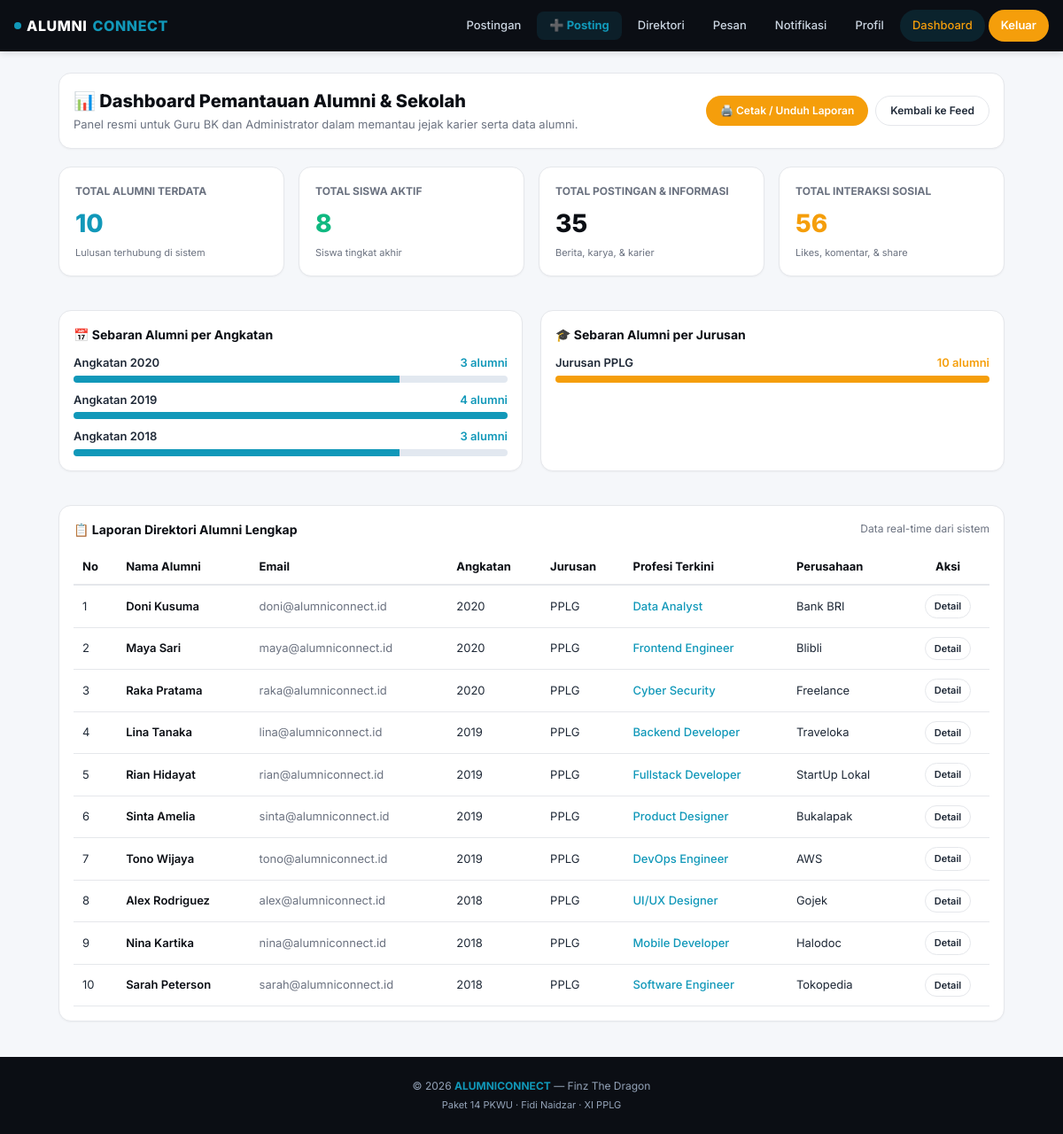
Page /admin/dashboard.php (signed in) on the committed database.
### tables this page shows
CREATE TABLE `users` (
  `id` bigint NOT NULL AUTO_INCREMENT,
  `username` varchar(50) NOT NULL,
  `email` varchar(100) NOT NULL,
  `password` varchar(255) NOT NULL,
  `role_id` bigint NOT NULL,
  `created_at` timestamp NULL DEFAULT CURRENT_TIMESTAMP,
  PRIMARY KEY (`id`),
  UNIQUE KEY `username` (`username`),
  UNIQUE KEY `email` (`email`),
  KEY `role_id` (`role_id`),
  CONSTRAINT `users_ibfk_1` FOREIGN KEY (`role_id`) REFERENCES `roles` (`id`)
);

CREATE TABLE `profiles` (
  `id` bigint NOT NULL AUTO_INCREMENT,
  `user_id` bigint NOT NULL,
  `nama` varchar(100) DEFAULT NULL,
  `foto` varchar(255) DEFAULT NULL,
  `bio` text,
  PRIMARY KEY (`id`),
  UNIQUE KEY `user_id` (`user_id`),
  CONSTRAINT `profiles_ibfk_1` FOREIGN KEY (`user_id`) REFERENCES `users` (`id`) ON DELETE CASCADE
);

CREATE TABLE `alumni_profiles` (
  `id` bigint NOT NULL AUTO_INCREMENT,
  `user_id` bigint NOT NULL,
  `angkatan` varchar(10) DEFAULT NULL,
  `tahun_lulus` year DEFAULT NULL,
  `jurusan` varchar(50) DEFAULT NULL,
  `profesi` varchar(100) DEFAULT NULL,
  `perusahaan` varchar(100) DEFAULT NULL,
  PRIMARY KEY (`id`),
  UNIQUE KEY `user_id` (`user_id`),
  CONSTRAINT `alumni_profiles_ibfk_1` FOREIGN KEY (`user_id`) REFERENCES `users` (`id`) ON DELETE CASCADE
);

### includes/functions.php (called while the page is built, shortened)
<?php
function baseUrl($path = '') {
    $base = '/alumniconnect';
    return $base . '/' . ltrim($path, '/');
}
function e($str) {
    return htmlspecialchars($str ?? '', ENT_QUOTES, 'UTF-8');
}

### admin/dashboard.php (the view, shortened to what this page needs)
<?php
require_once __DIR__ . '/../includes/functions.php';
require_once __DIR__ . '/../config/database.php';
$totalAlumni = $conn->query("SELECT COUNT(*) AS total FROM users WHERE role_id = 4")->fetch_assoc()['total'];
$totalSiswa  = $conn->query("SELECT COUNT(*) AS total FROM users WHERE role_id = 3")->fetch_assoc()['total'];
$totalPosts  = $conn->query("SELECT COUNT(*) AS total FROM posts")->fetch_assoc()['total'];
$totalInteractions = $conn->query("
    SELECT
        (SELECT COUNT(*) FROM likes) +
        (SELECT COUNT(*) FROM comments) +
        (SELECT COUNT(*) FROM shares) AS total
")->fetch_assoc()['total'];
$alumniPerAngkatan = $conn->query("
    SELECT angkatan, COUNT(*) AS jumlah
    FROM alumni_profiles
    WHERE angkatan IS NOT NULL AND angkatan <> ''
    GROUP BY angkatan
    ORDER BY angkatan DESC
")->fetch_all(MYSQLI_ASSOC);
$alumniPerJurusan = $conn->query("
    SELECT jurusan, COUNT(*) AS jumlah
    FROM alumni_profiles
    WHERE jurusan IS NOT NULL AND jurusan <> ''
    GROUP BY jurusan
    ORDER BY jumlah DESC
")->fetch_all(MYSQLI_ASSOC);
$alumniTable = $conn->query("
    SELECT
        u.id, u.username, u.email,
        p.nama,
        ap.angkatan, ap.jurusan, ap.profesi, ap.perusahaan
    FROM users u
    JOIN roles r ON r.id = u.role_id
    LEFT JOIN profiles p ON p.user_id = u.id
    LEFT JOIN alumni_profiles ap ON ap.user_id = u.id
    WHERE r.nama_role = 'alumni'
    ORDER BY ap.angkatan DESC, p.nama ASC
")->fetch_all(MYSQLI_ASSOC);
include __DIR__ . '/../includes/header.php';
?>
<div class="container" style="max-width:1100px; margin-top:24px;">
  <div class="card" style="margin-bottom:20px; display:flex; justify-content:space-between; align-items:center; flex-wrap:wrap; gap:12px;">
    <div>
      <h2 style="font-size:20px; font-weight:800; color:var(--navy);">📊 Dashboard Pemantauan Alumni & Sekolah</h2>
      <p style="font-size:13px; color:var(--text-muted); margin-top:2px;">
        Panel resmi untuk Guru BK dan Administrator dalam memantau jejak karier serta data alumni.
      </p>
    </div>
    <div style="display:flex; gap:8px;">
      <button onclick="window.print()" class="btn btn-primary btn-sm">🖨️ Cetak / Unduh Laporan</button>
      <a href="<?= baseUrl('pages/feed.php') ?>" class="btn btn-outline btn-sm">Kembali ke Feed</a>
    </div>
  </div>
  <div style="display:grid; grid-template-columns: repeat(auto-fit, minmax(200px, 1fr)); gap:16px; margin-bottom:24px;">
    <div class="card" style="padding:18px;">
      <div style="font-size:12px; font-weight:700; color:var(--text-muted); text-transform:uppercase;">Total Alumni Terdata</div>
      <div style="font-size:28px; font-weight:800; color:var(--primary); margin-top:6px;"><?= $totalAlumni ?></div>
      <div style="font-size:11px; color:var(--text-muted); margin-top:4px;">Lulusan terhubung di sistem</div>
    </div>
    <div class="card" style="padding:18px;">
      <div style="font-size:12px; font-weight:700; color:var(--text-muted); text-transform:uppercase;">Total Siswa Aktif</div>
      <div style="font-size:28px; font-weight:800; color:#10B981; margin-top:6px;"><?= $totalSiswa ?></div>
      <div style="font-size:11px; color:var(--text-muted); margin-top:4px;">Siswa tingkat akhir</div>
    </div>
    <div class="card" style="padding:18px;">
      <div style="font-size:12px; font-weight:700; color:var(--text-muted); text-transform:uppercase;">Total Postingan & Informasi</div>
      <div style="font-size:28px; font-weight:800; color:var(--navy); margin-top:6px;"><?= $totalPosts ?></div>
      <div style="font-size:11px; color:var(--text-muted); margin-top:4px;">Berita, karya, & karier</div>
    </div>
    <div class="card" style="padding:18px;">
      <div style="font-size:12px; font-weight:700; color:var(--text-muted); text-transform:uppercase;">Total Interaksi Sosial</div>
      <div style="font-size:28px; font-weight:800; color:var(--orange); margin-top:6px;"><?= $totalInteractions ?></div>
      <div style="font-size:11px; color:var(--text-muted); margin-top:4px;">Likes, komentar, & share</div>
    </div>
  </div>
  <div style="display:grid; grid-template-columns: repeat(auto-fit, minmax(320px, 1fr)); gap:20px; margin-bottom:24px;">
    <div class="card">
      <div class="card-header">
        <span class="card-title">📅 Sebaran Alumni per Angkatan</span>
      </div>
      <div style="display:flex; flex-direction:column; gap:10px;">
        <?php foreach ($alumniPerAngkatan as $a): ?>
          <div>
            <div style="display:flex; justify-content:space-between; font-size:13px; font-weight:600; margin-bottom:4px;">
              <span>Angkatan <?= e($a['angkatan']) ?></span>
              <span style="color:var(--primary);"><?= $a['jumlah'] ?> alumni</span>
            </div>
            <div style="background:#E2E8F0; border-radius:10px; height:8px; overflow:hidden;">
              <div style="background:var(--primary); height:100%; width: <?= min(100, $a['jumlah'] * 25) ?>%;"></div>
            </div>
          </div>
        <?php endforeach; ?>
      </div>
    </div>
    <div class="card">
      <div class="card-header">
        <span class="card-title">🎓 Sebaran Alumni per Jurusan</span>
      </div>
      <div style="display:flex; flex-direction:column; gap:10px;">
        <?php foreach ($alumniPerJurusan as $j): ?>
          <div>
            <div style="display:flex; justify-content:space-between; font-size:13px; font-weight:600; margin-bottom:4px;">
              <span>Jurusan <?= e($j['jurusan']) ?></span>
              <span style="color:var(--orange);"><?= $j['jumlah'] ?> alumni</span>
            </div>
            <div style="background:#E2E8F0; border-radius:10px; height:8px; overflow:hidden;">
              <div style="background:var(--orange); height:100%; width: <?= min(100, $j['jumlah'] * 20) ?>%;"></div>
            </div>
          </div>
        <?php endforeach; ?>
      </div>
    </div>
  </div>
  <div class="card">
    <div class="card-header">
      <span class="card-title">📋 Laporan Direktori Alumni Lengkap</span>
      <span style="font-size:12px; color:var(--text-muted);">Data real-time dari sistem</span>
    </div>
    <div style="overflow-x:auto;">
      <table style="width:100%; border-collapse:collapse; text-align:left; font-size:13px;">
        <thead>
          <tr style="border-bottom:2px solid var(--border); color:var(--navy); font-weight:700;">
            <th style="padding:10px;">No</th>
            <th style="padding:10px;">Nama Alumni</th>
            <th style="padding:10px;">Email</th>
            <th style="padding:10px;">Angkatan</th>
            <th style="padding:10px;">Jurusan</th>
            <th style="padding:10px;">Profesi Terkini</th>
            <th style="padding:10px;">Perusahaan</th>
            <th style="padding:10px; text-align:center;">Aksi</th>
          </tr>
        </thead>
        <tbody>
          <?php $no = 1; foreach ($alumniTable as $row): ?>
            <tr style="border-bottom:1px solid var(--border);">
              <td style="padding:10px;"><?= $no++ ?></td>
              <td style="padding:10px; font-weight:600; color:var(--navy);"><?= e($row['nama'] ?? $row['username']) ?></td>
              <td style="padding:10px; color:var(--text-muted);"><?= e($row['email']) ?></td>
              <td style="padding:10px;"><?= e($row['angkatan'] ?? '-') ?></td>
              <td style="padding:10px;"><?= e($row['jurusan'] ?? '-') ?></td>
              <td style="padding:10px; font-weight:500; color:var(--primary);"><?= e($row['profesi'] ?? '-') ?></td>
              <td style="padding:10px;"><?= e($row['perusahaan'] ?? '-') ?></td>
              <td style="padding:10px; text-align:center;">
                <a href="<?= baseUrl('pages/profile.php?id=' . $row['id']) ?>" class="btn btn-outline btn-sm" style="padding:4px 10px; font-size:11px;">
                  Detail
                </a>
              </td>
            </tr>
          <?php endforeach; ?>
        </tbody>
      </table>
    </div>
  </div>
</div>
<?php include __DIR__ . '/../includes/footer.php'; ?>

### assets/css/style.css (style rules this page uses)
:root { --primary: #1198B9; --primary-dark: #0d7fa0; --primary-light: #E6F4F8; --navy: #0B0E14; --navy-2: #11151A; --orange: #F59E0B; --orange-dark: #d97706; --orange-light: #FEF3E2; --bg: #F5F7FA; --white: #FFFFFF; --text: #1F2937; --text-muted: #6B7280; --border: #E5E7EB; --shadow-sm: 0 1px 2px rgba(0,0,0,0.04); --shadow: 0 2px 8px rgba(0,0,0,0.06); --shadow-md: 0 4px 16px rgba(0,0,0,0.08); --radius: 14px; --radius-sm: 10px; --radius-pill: 999px; }
* { margin: 0; padding: 0; box-sizing: border-box; }
html { scroll-behavior: smooth; }
body { font-family: 'Inter', 'Segoe UI', Arial, sans-serif; background: var(--bg); color: var(--text); font-size: 14px; line-height: 1.5; -webkit-font-smoothing: antialiased; padding-bottom: 80px; }
@media (min-width: 992px) { body { padding-bottom: 0; } }
a { color: inherit; text-decoration: none; }
button, input, textarea, select { font-family: inherit; font-size: inherit; }
.container { max-width: 1200px; margin: 0 auto; padding: 0 16px; }
.btn { display: inline-flex; align-items: center; justify-content: center; gap: 6px; padding: 10px 20px; border-radius: var(--radius-pill); font-weight: 600; font-size: 13px; border: none; cursor: pointer; transition: all 0.2s; text-align: center; white-space: nowrap; }
.btn-primary { background: var(--orange); color: white; }
.btn-outline { background: transparent; border: 1.5px solid var(--border); color: var(--text); }
.btn-sm { padding: 7px 16px; font-size: 12px; }
.card { background: white; border-radius: var(--radius); border: 1px solid var(--border); padding: 16px; box-shadow: var(--shadow-sm); margin-bottom: 14px; }
.card-header { display: flex; justify-content: space-between; align-items: center; margin-bottom: 12px; }
.card-title { font-size: 14px; font-weight: 700; color: var(--navy); }

### rows in the picture
users: profiles.nama "Doni Kusuma", email "doni@alumniconnect.id", alumni_profiles.angkatan "2020", alumni_profiles.jurusan "PPLG", alumni_profiles.profesi "Data Analyst", alumni_profiles.perusahaan "Bank BRI"
users: profiles.nama "Maya Sari", email "maya@alumniconnect.id", alumni_profiles.angkatan "2020", alumni_profiles.jurusan "PPLG", alumni_profiles.profesi "Frontend Engineer", alumni_profiles.perusahaan "Blibli"
users: profiles.nama "Raka Pratama", email "raka@alumniconnect.id", alumni_profiles.angkatan "2020", alumni_profiles.jurusan "PPLG", alumni_profiles.profesi "Cyber Security", alumni_profiles.perusahaan "Freelance"
users: profiles.nama "Lina Tanaka", email "lina@alumniconnect.id", alumni_profiles.angkatan "2019", alumni_profiles.jurusan "PPLG", alumni_profiles.profesi "Backend Developer", alumni_profiles.perusahaan "Traveloka"
users: profiles.nama "Rian Hidayat", email "rian@alumniconnect.id", alumni_profiles.angkatan "2019", alumni_profiles.jurusan "PPLG", alumni_profiles.profesi "Fullstack Developer", alumni_profiles.perusahaan "StartUp Lokal"
users: profiles.nama "Sinta Amelia", email "sinta@alumniconnect.id", alumni_profiles.angkatan "2019", alumni_profiles.jurusan "PPLG", alumni_profiles.profesi "Product Designer", alumni_profiles.perusahaan "Bukalapak"
users: profiles.nama "Tono Wijaya", email "tono@alumniconnect.id", alumni_profiles.angkatan "2019", alumni_profiles.jurusan "PPLG", alumni_profiles.profesi "DevOps Engineer", alumni_profiles.perusahaan "AWS"
users: profiles.nama "Alex Rodriguez", email "alex@alumniconnect.id", alumni_profiles.angkatan "2018", alumni_profiles.jurusan "PPLG", alumni_profiles.profesi "UI/UX Designer", alumni_profiles.perusahaan "Gojek"
users: profiles.nama "Nina Kartika", email "nina@alumniconnect.id", alumni_profiles.angkatan "2018", alumni_profiles.jurusan "PPLG", alumni_profiles.profesi "Mobile Developer", alumni_profiles.perusahaan "Halodoc"
users: profiles.nama "Sarah Peterson", email "sarah@alumniconnect.id", alumni_profiles.angkatan "2018", alumni_profiles.jurusan "PPLG", alumni_profiles.profesi "Software Engineer", alumni_profiles.perusahaan "Tokopedia"

### other values in the picture
$totalAlumni "10"
$totalSiswa "8"
$totalPosts "35"
$totalInteractions "56"
$a['angkatan'] "2020"
$a['jumlah'] "3"
$a['angkatan'] "2019"
$a['jumlah'] "4"
$a['angkatan'] "2018"
$j['jurusan'] "PPLG"
$j['jumlah'] "10"
